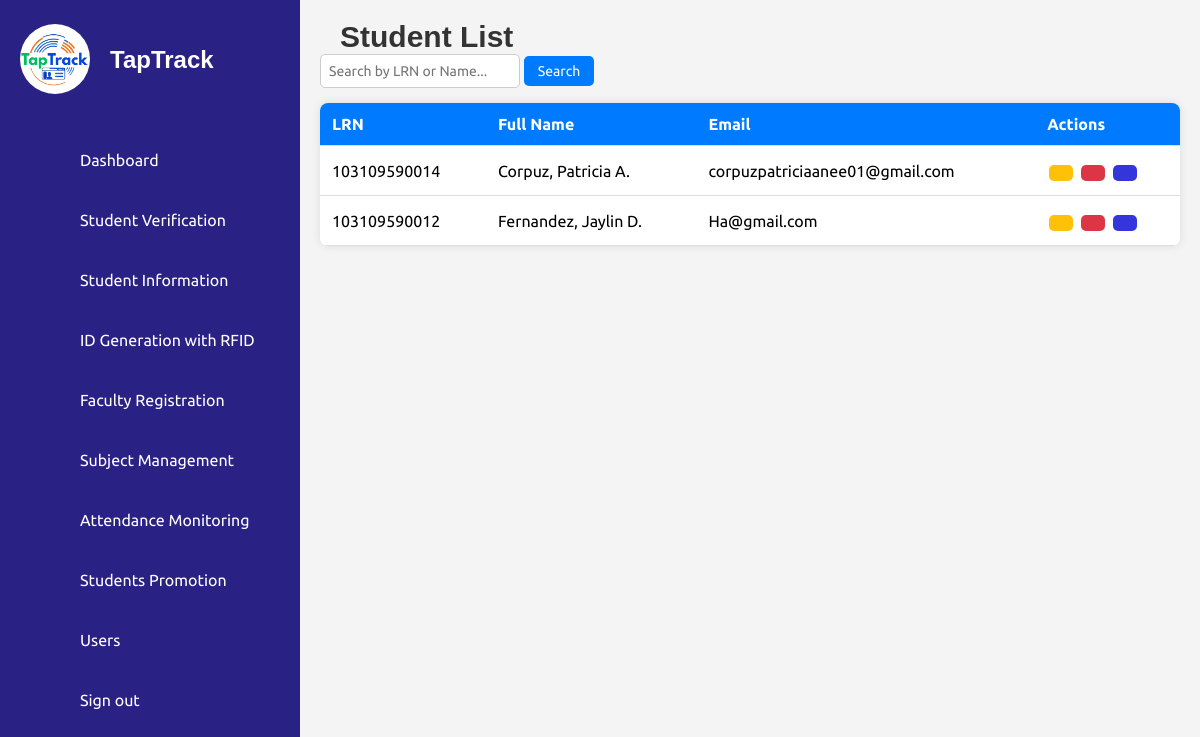
The page /ISIERA/details_student.php (signed in) on the database its author committed.
### tables this page shows
CREATE TABLE `students` (
  `id` int(11) NOT NULL,
  `first_name` varchar(50) NOT NULL,
  `middle_name` varchar(50) DEFAULT NULL,
  `last_name` varchar(50) NOT NULL,
  `lrn` varchar(12) NOT NULL,
  `date_of_birth` date NOT NULL,
  `gender` enum('Male','Female') NOT NULL,
  `citizenship` varchar(50) NOT NULL,
  `address` text NOT NULL,
  `contact_number` varchar(15) NOT NULL,
  `email` varchar(100) NOT NULL,
  `guardian_name` varchar(100) NOT NULL,
  `guardian_contact` varchar(15) NOT NULL,
  `guardian_address` varchar(250) NOT NULL,
  `guardian_relationship` varchar(50) NOT NULL,
  `elementary_school` varchar(100) NOT NULL,
  `year_graduated` year(4) NOT NULL,
  `birth_certificate` varchar(255) NOT NULL,
  `id_photo` varchar(255) NOT NULL,
  `good_moral` varchar(255) DEFAULT NULL,
  `student_signature` varchar(255) NOT NULL,
  `section` varchar(50) DEFAULT NULL,
  `school_year` varchar(9) NOT NULL,
  `grade_level` varchar(20) DEFAULT NULL,
  `student_type` enum('Regular Student','STI Student') DEFAULT NULL,
  `verified_at` timestamp NOT NULL DEFAULT current_timestamp(),
  `created_at` timestamp NOT NULL DEFAULT current_timestamp(),
  `rfid` varchar(50) DEFAULT NULL,
  `mobile_verified` tinyint(1) DEFAULT 0
);

### ISIERA/details_student.php (the view, shortened to what this page needs)
<?php
include('db_connection.php');
$query = "SELECT lrn,
    CONCAT(
        UPPER(LEFT(last_name, 1)), LOWER(SUBSTRING(last_name, 2)), ', ',
        UPPER(LEFT(first_name, 1)), LOWER(SUBSTRING(first_name, 2)), ' ',
        UPPER(LEFT(middle_name, 1)), '.'
    ) AS fullname,
    email, student_type
    FROM students
    WHERE 1=1";
$query .= " ORDER BY last_name ASC, first_name ASC, middle_name ASC";
$result = mysqli_query($conn, $query);
$students = [];
if (mysqli_num_rows($result) > 0) {
    $students = mysqli_fetch_all($result, MYSQLI_ASSOC);
}
?>
<!DOCTYPE html>
<html lang="en">
<head>
    <link rel="stylesheet" href="assets/css/style.css">
</head>
<body>
<?php include('sidebar.php'); ?>
<div class="main-content">
    <h2>Student List</h2>
    <div class="search-container">
        <div class="left-search">
            <form id="searchForm" onsubmit="return handleSearch(event)">
                <input type="text" id="searchInput" placeholder="Search by LRN or Name...">
                <button type="submit">Search</button>
            </form>
        </div>
    </div>
    <table class="student-table" id="studentTable">
        <thead>
            <tr>
                <th>LRN</th>
                <th>Full Name</th>
                <th>Email</th>
                <th class="actions-header" style="position: relative;">
                    <div class="header-content">
                        <span>Actions</span>
                    </div>
                </th>
            </tr>
        </thead>
        <tbody id="studentTableBody">
            <?php if (!empty($students)): ?>
                <?php foreach ($students as $student): ?>
                    <tr data-type="<?= strtolower($student['student_type']) ?>">
                        <td><?= $student['lrn'] ?></td>
                        <td><?= $student['fullname'] ?></td>
                        <td><?= $student['email'] ?></td>
                        <td>
                            <button class='edit' title="Edit" onclick='redirectToStudentInfo("<?= $student['lrn'] ?>", "edit")'>
                            </button>
                            <button class='archive' title="Archive" onclick='archiveStudent("<?= $student['lrn'] ?>")'>
                            </button>
                            <button class='view' title="View" onclick='redirectToStudentInfo("<?= $student['lrn'] ?>", "view")'>
                            </button>
                        </td>
                    </tr>
                <?php endforeach; ?>
            <?php else: ?>
                <tr id="noDataRow"><td colspan="4">No data available.</td></tr>
            <?php endif; ?>
        </tbody>
    </table>
</div>
</body>
</html>

### ISIERA/assets/css/style.css (style rules this page uses)
* { font-family: 'Ubuntu', sans-serif; margin: 0; padding: 0; box-sizing: border-box; }
:root { --blue: #2a2185; --white: #fff; --gray: #f5f5f5; --black1: #222; --black2: #999; }
body { min-height: 100vh; overflow-x: hidden; }
.main-content { margin-left: 300px; padding: 20px; background-color: #f4f4f4; min-height: 100vh; overflow-x: hidden; width: calc(100% - 300px); }
.main-content h2 { text-align: left; margin-left: 20px; font-family: 'Arial', sans-serif; font-weight: 600; color: #333; font-size: 30px; }
.search-container { display: flex; justify-content: space-between; align-items: flex-start; margin-bottom: 15px; flex-wrap: wrap; gap: 5px; }
.search-container input { width: 200px; padding: 8px; border: 1px solid #ccc; border-radius: 5px; font-size: 14px; }
.search-container button { padding: 7px 14px; background-color: #007bff; color: white; border: none; border-radius: 5px; cursor: pointer; font-size: 14px; }
.left-search { display: flex; gap: 10px; }
.student-table { width: 100%; border-collapse: collapse; background: white; border-radius: 8px; overflow: hidden; box-shadow: 0 0 10px rgba(0, 0, 0, 0.1); }
.student-table td { text-align: center; vertical-align: middle; padding: 10px; }
.student-table td button { display: inline-flex; padding: 8px 12px; margin: 2px; border: none; border-radius: 5px; font-size: 10px; cursor: pointer; transition: 0.3s; }
.student-table th, .student-table td { padding: 12px; text-align: left; border-bottom: 1px solid #ddd; }
.student-table th { background-color: #007bff; color: white; }
.edit { background-color: #ffc107 !important; color: black !important; }
.archive { background-color: #dc3545 !important; color: white !important; }
.view { background-color: #3535dc !important; color: white !important; }
.actions-header .header-content { display: flex; justify-content: space-between; align-items: center; width: 100%; }

### rows shown on the page
students: lrn "103109590014", fullname "Corpuz, Patricia A.", email "corpuzpatriciaanee01@gmail.com"
students: lrn "103109590012", fullname "Fernandez, Jaylin D.", email "Ha@gmail.com"
